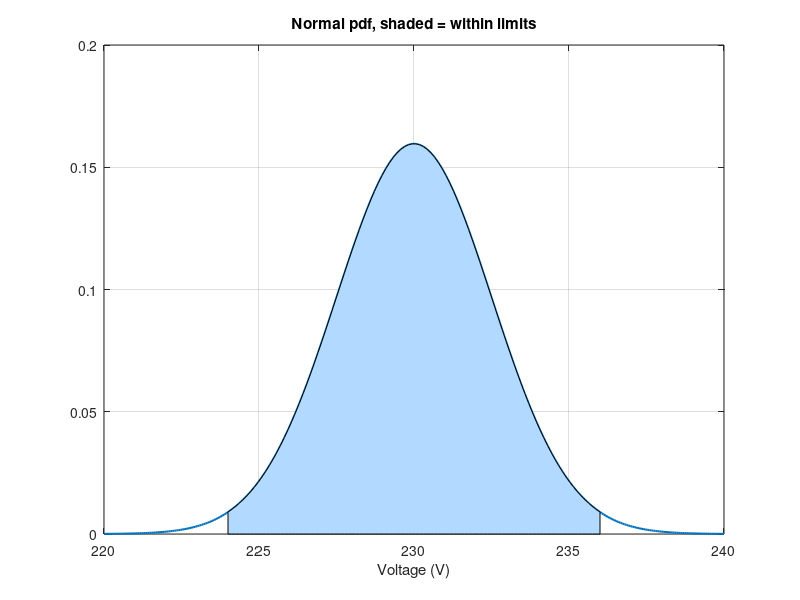

Reproduce this figure in MATLAB.
% Day 101 · Statistics and Probability Distributions — Normal distribution: probabilities and quality control
% Run: open this file in MATLAB and press Run (or type example_1 in the Command Window)

% Needs: Statistics and Machine Learning Toolbox
mu = 230; sigma = 2.5;                       % supply voltage
p_in = normcdf(236, mu, sigma) - normcdf(224, mu, sigma);
fprintf('P(224 V < V < 236 V) = %.4f\n', p_in);
fprintf('Voltage exceeded only 1%% of the time: %.2f V\n', norminv(0.99, mu, sigma));
x = linspace(220, 240, 300);
plot(x, normpdf(x, mu, sigma), 'LineWidth', 1.5); grid on
hold on
xx = linspace(224, 236, 100);
area(xx, normpdf(xx, mu, sigma), 'FaceColor', [0.7 0.85 1]); hold off
xlabel('Voltage (V)'); title('Normal pdf, shaded = within limits')
